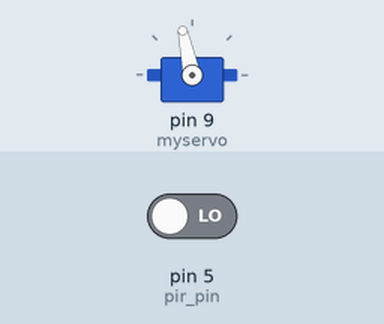
Simulated run of this sketch. Board: Arduino Uno, built with avr-gcc and run on an emulated ATmega328P. On the bench: servo. The test bench sets the inputs (shaded band); at power-on: pin 5 (pir_pin) LOW. What the sketch prints to the serial monitor is not drawn.

Above: at 1.2 s.
1.3 s: pin 5 (pir_pin) driven HIGH
2.8 s: pin 5 (pir_pin) driven LOW
Timing chart, 0 to 5.8 s (numbered marks = the images above; inputs shaded):
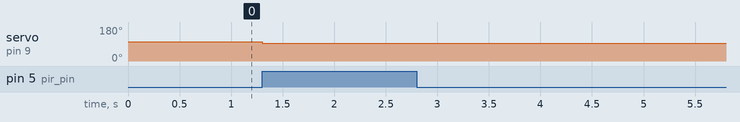

Measured:
- after the input at 1.3 s, servo on pin 9 (myservo): 102° → 93° at once
- after the input at 2.8 s, every drawn part: stays the same

The sketch:

task2.ino
```cpp
#include "Servo.h"
Servo myservo;
#define MAX_PWM 1600
#define MID_PWM 1500
#define MIN_PWM 1400
int input;
const int pir_pin = 5;
bool in_motion = false;
bool moving = false;

void setup() {
  Serial.begin(9600);
  myservo.attach(9);
  myservo.writeMicroseconds(1550);
  pinMode(pir_pin, INPUT);

}

void loop() {
  //  if(Serial.available() > 0){
  //    input = Serial.parseInt();
  //    if(input >= 1400 and input <= 1600){
  if (digitalRead(pir_pin) == HIGH && !in_motion) {
    Serial.println("In motion");
    in_motion = true;
    if (moving == false) {
      moving = true;
    } else {
      moving = false;
    }
  }

  if (digitalRead(pir_pin) == LOW && in_motion) {
    Serial.println("Not in motion");
    in_motion = false;
  }

  if (moving == false) {
    myservo.writeMicroseconds(1600);
  } else {
    myservo.writeMicroseconds(1500);

  }


}
```
